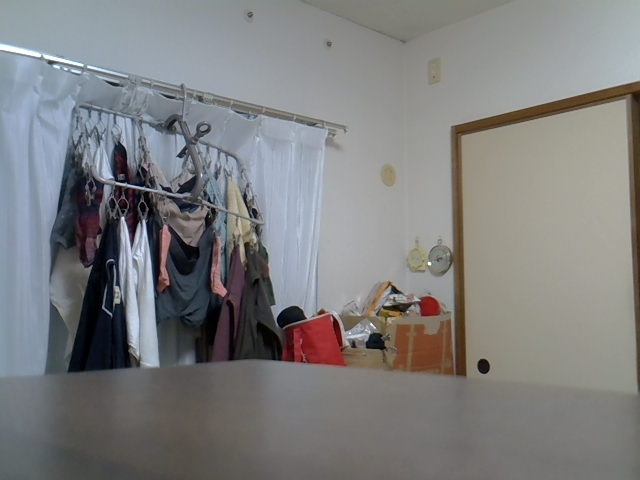
#> input picture src/slam_dungeon/scripts/img/1.jpg, 640 x 480 px
$ python rgb_range.py
#> lines starting #> are read from the running program, lines starting #| are printed output that depends on the picture
#!/usr/bin/env python
# -*- coding: utf-8 -*-
import cv2
import os

# 対象画像読み込み
file_name='./img/1.jpg'
img = cv2.imread(file_name,cv2.IMREAD_COLOR)
#> img is the input picture: shape (480, 640, 3); mean B, G, R 126.9, 126.6, 126.3

height, width, channels = img.shape[:3]
#> height = 480; width = 640; channels = 3

x = width//2
#> x = 320
y = height//2
#> y = 240

w = width//4
#> w = 160
h = height//4
#> h = 120

# 対象範囲を切り出し
fromX1 = 0 #対象範囲開始位置 X座標
fromY1 = 0 #対象範囲開始位置 Y座標
ToX1 = x-w #対象範囲終了位置 X座標
#> ToX1 = 160
ToY1 = height #対象範囲終了位置 Y座標
#> ToY1 = 480
# y:y+h, x:x+w　の順で設定
LeftBox = img[fromY1: ToY1, fromX1: ToX1]
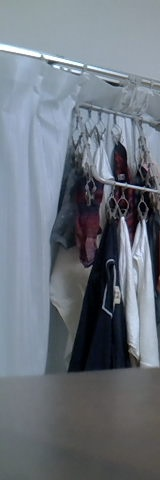
#> LeftBox: shape (480, 160, 3); mean B, G, R 126.1, 116.4, 108.6

fromX2 = x+w
#> fromX2 = 480
fromY2 = 0
ToX2 = width
#> ToX2 = 640
ToY2 = height
#> ToY2 = 480
RightBox = img[fromY2: ToY2, fromX2: ToX2]
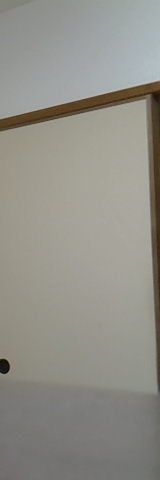
#> RightBox: shape (480, 160, 3); mean B, G, R 136.7, 144.2, 145.7


# RGB平均値を出力
# flattenで一次元化しmeanで平均を取得
Leftb = LeftBox.T[0].flatten().mean()
#> Leftb = 126.1
Leftg = LeftBox.T[1].flatten().mean()
#> Leftg = 116.4
Leftr = LeftBox.T[2].flatten().mean()
#> Leftr = 108.6

Rightb = RightBox.T[0].flatten().mean()
#> Rightb = 136.7
Rightg = RightBox.T[1].flatten().mean()
#> Rightg = 144.2
Rightr = RightBox.T[2].flatten().mean()
#> Rightr = 145.7


print("B: %.2f" % ((Rightb+Leftb)/2))
#| B: 131.41
print("G: %.2f" % ((Rightg+Leftg)/2))
#| G: 130.32
print("R: %.2f" % ((Rightr+Leftr)/2))
#| R: 127.15
